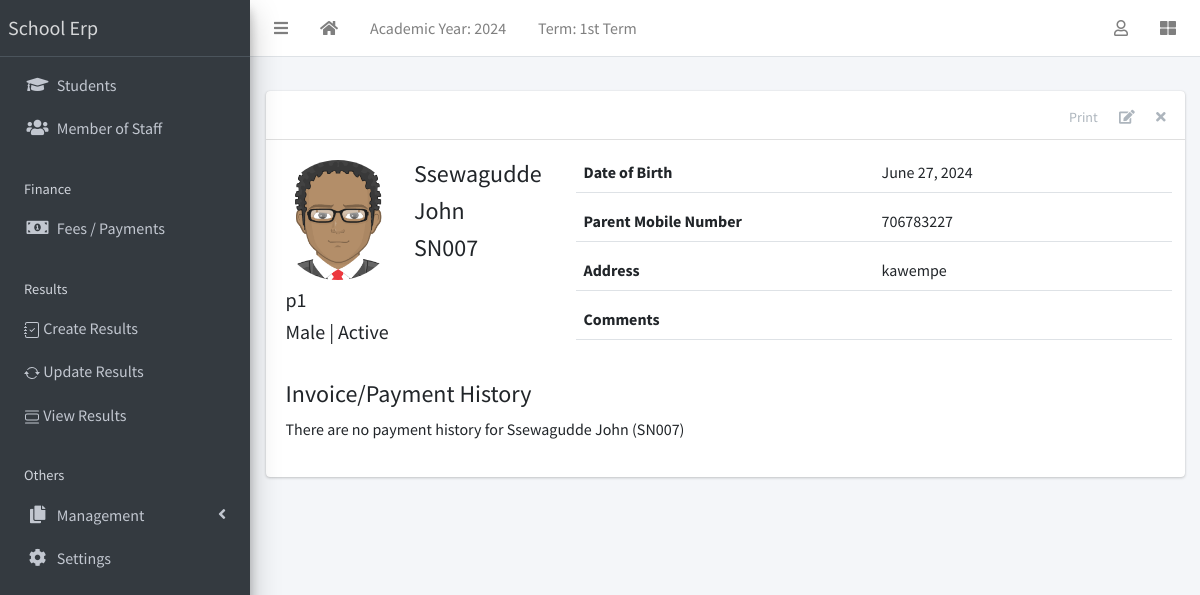
The page /student/7/ (signed in) on the database as committed earlier.
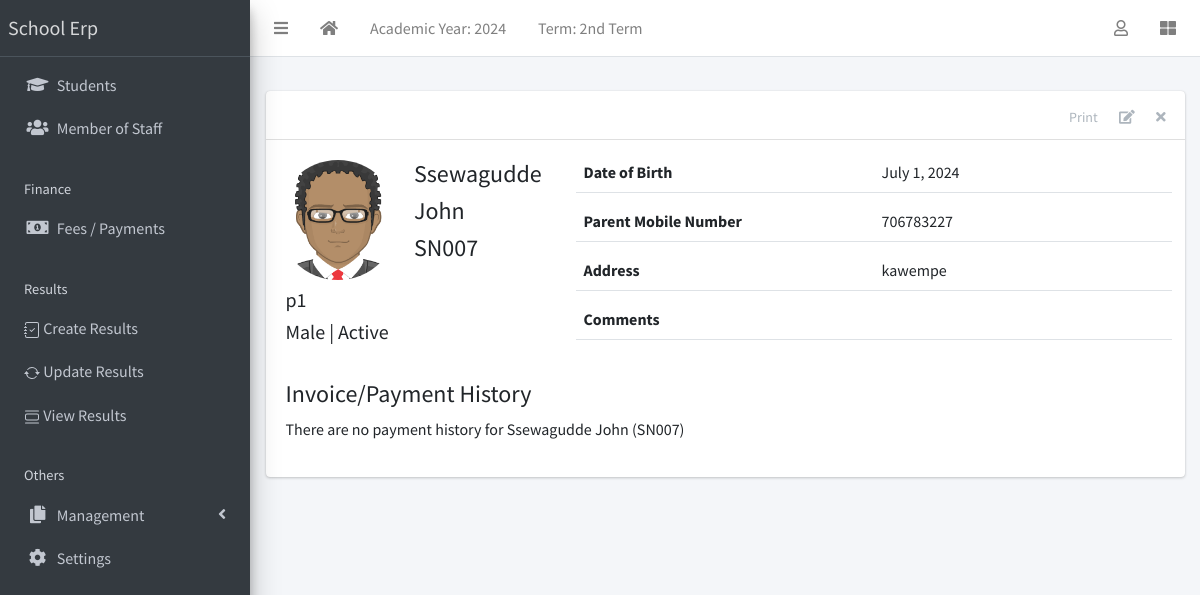
The same page on the database as committed later.
### apps/corecode/models.py (models this page shows, shortened)
class AcademicTerm(models.Model):
    name = models.CharField(max_length=20, unique=True)
    current = models.BooleanField(default=True)
    class Meta:
        ordering = ["name"]

class StudentClass(models.Model):
    name = models.CharField(max_length=200, unique=True)
    class Meta:
        verbose_name = "Class"
        verbose_name_plural = "Classes"
        ordering = ["name"]
    def __str__(self):
        return self.name

### apps/students/models.py (models this page shows, shortened)
class Student(models.Model):
    STATUS_CHOICES = [("active", "Active"), ("inactive", "Inactive")]
    GENDER_CHOICES = [("male", "Male"), ("female", "Female")]
    current_status = models.CharField(
        max_length=10, choices=STATUS_CHOICES, default="active"
    )
    registration_number = models.CharField(max_length=200, unique=True)
    surname = models.CharField(max_length=200)
    firstname = models.CharField(max_length=200)
    other_name = models.CharField(max_length=200, blank=True)
    gender = models.CharField(max_length=10, choices=GENDER_CHOICES, default="male")
    date_of_birth = models.DateField(default=timezone.now)
    current_class = models.ForeignKey(
        StudentClass, on_delete=models.SET_NULL, blank=True, null=True
    )
    date_of_admission = models.DateField(default=timezone.now)
    mobile_num_regex = RegexValidator(
        regex="^[0-9]{10,15}$", message="Entered mobile number isn't in a right format!"
    )
    parent_mobile_number = models.CharField(
        validators=[mobile_num_regex], max_length=13, blank=True
    )
    address = models.TextField(blank=True)
    others = models.TextField(blank=True)
    passport = models.ImageField(blank=True, upload_to="students/passports/")
    class Meta:
        ordering = ["surname", "firstname", "other_name"]
    def __str__(self):
        return f"{self.surname} {self.firstname} {self.other_name} ({self.registration_number})"

### apps/students/views.py (the view)
# urls.py: path("<int:pk>/", StudentDetailView.as_view(), name="student-detail"),
class StudentDetailView(LoginRequiredMixin, DetailView):
    model = Student
    template_name = "students/student_detail.html"
    def get_context_data(self, **kwargs):
        context = super(StudentDetailView, self).get_context_data(**kwargs)
        context["payments"] = Invoice.objects.filter(student=self.object)
        return context

### apps/corecode/context_processors.py (called while the page is built)
def site_defaults(request):
    current_session = AcademicSession.objects.get(current=True)
    current_term = AcademicTerm.objects.get(current=True)
    vals = SiteConfig.objects.all()
    contexts = {
        "current_session": current_session.name,
        "current_term": current_term.name,
    }
    for val in vals:
        contexts[val.key] = val.value
    return contexts

### apps/students/templates/students/student_detail.html (shortened to what this page needs)
{% extends 'base.html' %}
{% load static %}
{% block content-header %}
<div class="card-header">
  <div class="card-tools">
    <a href="#" class="btn btn-tool">Print</a>
    <a href="{% url 'student-update' object.id %}" class="btn btn-tool">
      <i class="fas fa-edit"></i>
    </a>
    <a href="{% url 'student-delete' object.id %}" class="btn btn-tool">
      <i class="fas fa-times"></i>
    </a>
  </div>
</div>
{% endblock content-header %}
{% block content %}
    <div class="row mb-4">
      <div class="col-sm-4">
        <div class="row mb-2">
          {% if object.passport %}
            <img
              src="{{ object.passport.url }}"
              class="float-left rounded-circle mr-3" style="width: 120px; height: 120px;">
          {% else %}
            <img
              src="{% static 'dist/img/avatar.png' %}"
              class="float-left rounded-circle mr-3" style="width: 120px; height: 120px;">
          {% endif %}
          <div class="float-right">
            <h4>{{ object.surname }} </h4>
            <h4>{{ object.firstname }} </h4>
            <h4>{{ object.registration_number }} </h4>
          </div>
        </div>
        <h5>{{ object.current_class }} </h5>
        <h5>{{ object.get_gender_display }} | {{ object.get_current_status_display }}</h5>
      </div>
      <div class="col-sm-8">
        <div>
          <div class="form-group border-bottom row">
            <label class="col">
              Date of Birth
            </label>
            <div class="col">
              {{ object.date_of_birth }}
            </div>
          </div>
          <div class="form-group border-bottom row">
            <label class="col">
              Parent Mobile Number
            </label>
            <div class="col">
              {{ object.parent_mobile_number}}
            </div>
          </div>
          <div class="form-group border-bottom row">
            <label class="col">
              Address
            </label>
            <div class="col">
              {{ object.address }}
            </div>
          </div>
          <div class="form-group border-bottom row">
            <label class="col">
              Comments
            </label>
            <div class="col">
            </div>
          </div>
        </div>
      </div>
    </div>
    <h4>Invoice/Payment History</h4>
    {% if payments %}
      <table class="table table-sm table-bordered table-hover">
        <thead class="thead-light">
          <tr>
            <th>For</th>
            <th>Amount Payable</th>
            <th>Amount Paid</th>
            <th>balance</th>
          </tr>
        </thead>
        <tbody>
          {% for payment in payments %}
            <tr class='clickable-row' data-href="{% url 'invoice-detail' payment.id %}">
              <td>{{payment.session}} - {{payment.term}} - {{ payment.class_for}}</td>
              <td>{{payment.total_amount_payable}}</td>
              <td>{{payment.total_amount_paid}}</td>
              <td>{{payment.balance}}</td>
            </tr>
          {% endfor %}
        </tbody>
      </table>
    {% else %}
        <p>There are no payment history for {{object}}</p>
    {% endif %}
{% endblock content %}

### templates/base.html (shortened to what the changed rows need)
{% load static %}
<!DOCTYPE html>
<html lang="en">
<head>
  <link rel="stylesheet" href="{% static 'plugins/fontawesome-free/css/all.min.css' %}">
  <link rel="stylesheet" href="{% static 'plugins/toastr/toastr.min.css' %}">
  <link rel="stylesheet"
    href="{% static 'plugins/overlayScrollbars/css/OverlayScrollbars.min.css' %}">
  <link rel="stylesheet" href="{% static 'plugins/Datatables/datatables.min.css' %}" />
  <link rel="stylesheet" href="{% static 'dist/css/adminlte.min.css' %}">
</head>
<body
  class="hold-transition sidebar-mini layout-fixed layout-navbar-fixed layout-footer-fixed">
  <div class="wrapper">
    <nav class="main-header navbar navbar-expand navbar-white navbar-light">
      <ul class="navbar-nav">
        <li class="nav-item d-none d-sm-inline-block">
          <a href="{% url 'current-session' %}" class="nav-link">Term: {{ current_term }}</a>
        </li>
      </ul>
    </nav>
    <div class="content-wrapper">
      <section class="content">
        <div class="container-fluid">
          <div class="row">
            <div class="col-md-12">
              {% block fullcard %}
              <div class="card">
                <div class="card-body">
                  <div class="row">
                    <div class="col">
                      {% block content %}
                      {% endblock content %}
                    </div>
                  </div>
                </div>
              </div>
              {% endblock fullcard %}
            </div>
          </div>
        </div>
      </section>
    </div>
  </div>
</body>
</html>

Rows that differ between the two databases and show on the page:
no longer on this page (row edited): AcademicTerm: name "1st Term"
added AcademicTerm: name "2nd Term"
changed Student "Ssewagudde": date_of_birth "June 27, 2024" → "July 1, 2024"
